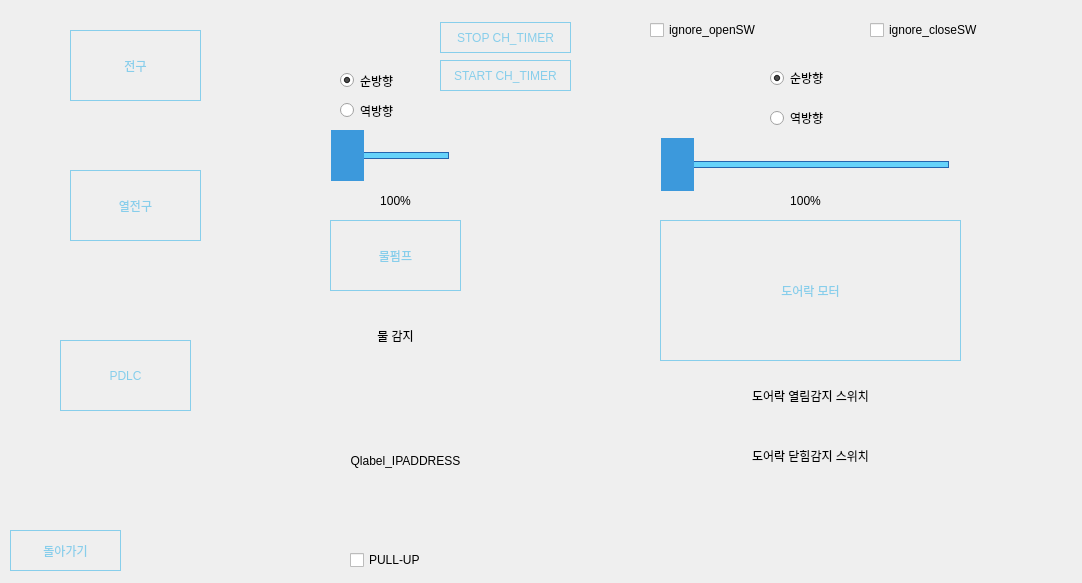
<?xml version="1.0" encoding="UTF-8"?>
<ui version="4.0">
 <class>ControlPanel</class>
 <widget class="QWidget" name="ControlPanel">
  <property name="geometry">
   <rect>
    <x>0</x>
    <y>0</y>
    <width>1082</width>
    <height>583</height>
   </rect>
  </property>
  <property name="windowTitle">
   <string>Control Panel</string>
  </property>
  <property name="styleSheet">
   <string notr="true">QPushButton {
  border: 1px solid skyblue;
  background-color: rgba(0,0,0,0);
  color: skyblue;
  padding: 5px;
}

QPushButton:disabled{
  color: #b5d9e8;
}

QPushButton:hover{

}

QPushButton:pressed{
color:#fff;

}</string>
  </property>
  <widget class="QPushButton" name="pushButton_bulbs">
   <property name="geometry">
    <rect>
     <x>70</x>
     <y>30</y>
     <width>131</width>
     <height>71</height>
    </rect>
   </property>
   <property name="text">
    <string>전구</string>
   </property>
  </widget>
  <widget class="QPushButton" name="pushButton_hotBulbs">
   <property name="geometry">
    <rect>
     <x>70</x>
     <y>170</y>
     <width>131</width>
     <height>71</height>
    </rect>
   </property>
   <property name="text">
    <string>열전구</string>
   </property>
  </widget>
  <widget class="QPushButton" name="pushButton_PDLC">
   <property name="geometry">
    <rect>
     <x>60</x>
     <y>340</y>
     <width>131</width>
     <height>71</height>
    </rect>
   </property>
   <property name="text">
    <string>PDLC</string>
   </property>
  </widget>
  <widget class="QPushButton" name="pushButton_waterPump">
   <property name="geometry">
    <rect>
     <x>330</x>
     <y>220</y>
     <width>131</width>
     <height>71</height>
    </rect>
   </property>
   <property name="text">
    <string>물펌프</string>
   </property>
  </widget>
  <widget class="QPushButton" name="pushButton_doorMotor">
   <property name="geometry">
    <rect>
     <x>660</x>
     <y>220</y>
     <width>301</width>
     <height>141</height>
    </rect>
   </property>
   <property name="text">
    <string>도어락 모터</string>
   </property>
  </widget>
  <widget class="QSlider" name="horizontalSlider_doorLock">
   <property name="geometry">
    <rect>
     <x>660</x>
     <y>130</y>
     <width>301</width>
     <height>68</height>
    </rect>
   </property>
   <property name="styleSheet">
    <string notr="true">.QSlider::groove:horizontal {
    border: 1px solid #2565AE;
    background: #66D3FA;
    height: 5px;
    margin: 0 12px;
}

.QSlider::handle:horizontal {
    background: #3C99DC;
    border: 5px solid #3C99DC;
    width: 23px;
    height: 100px;
    margin: -24px -12px;
}</string>
   </property>
   <property name="maximum">
    <number>100</number>
   </property>
   <property name="orientation">
    <enum>Qt::Horizontal</enum>
   </property>
  </widget>
  <widget class="QLabel" name="doorLock_OpenSW">
   <property name="geometry">
    <rect>
     <x>660</x>
     <y>370</y>
     <width>301</width>
     <height>51</height>
    </rect>
   </property>
   <property name="text">
    <string>도어락 열림감지 스위치</string>
   </property>
   <property name="alignment">
    <set>Qt::AlignCenter</set>
   </property>
  </widget>
  <widget class="QLabel" name="doorLock_closeSW">
   <property name="geometry">
    <rect>
     <x>660</x>
     <y>430</y>
     <width>301</width>
     <height>51</height>
    </rect>
   </property>
   <property name="text">
    <string>도어락 닫힘감지 스위치</string>
   </property>
   <property name="alignment">
    <set>Qt::AlignCenter</set>
   </property>
  </widget>
  <widget class="QSlider" name="horizontalSlider_waterPumpSlider">
   <property name="geometry">
    <rect>
     <x>330</x>
     <y>130</y>
     <width>131</width>
     <height>51</height>
    </rect>
   </property>
   <property name="styleSheet">
    <string notr="true">.QSlider::groove:horizontal {
    border: 1px solid #2565AE;
    background: #66D3FA;
    height: 5px;
    margin: 0 12px;
}

.QSlider::handle:horizontal {
    background: #3C99DC;
    border: 5px solid #3C99DC;
    width: 23px;
    height: 100px;
    margin: -24px -12px;
}</string>
   </property>
   <property name="maximum">
    <number>100</number>
   </property>
   <property name="orientation">
    <enum>Qt::Horizontal</enum>
   </property>
  </widget>
  <widget class="QLabel" name="Qlabel_IPADDRESS">
   <property name="geometry">
    <rect>
     <x>220</x>
     <y>380</y>
     <width>371</width>
     <height>161</height>
    </rect>
   </property>
   <property name="text">
    <string>Qlabel_IPADDRESS</string>
   </property>
   <property name="alignment">
    <set>Qt::AlignCenter</set>
   </property>
  </widget>
  <widget class="QRadioButton" name="radioButton">
   <property name="geometry">
    <rect>
     <x>340</x>
     <y>70</y>
     <width>90</width>
     <height>21</height>
    </rect>
   </property>
   <property name="text">
    <string>순방향</string>
   </property>
   <property name="checked">
    <bool>true</bool>
   </property>
   <attribute name="buttonGroup">
    <string notr="true">buttonGroup</string>
   </attribute>
  </widget>
  <widget class="QRadioButton" name="radioButton_2">
   <property name="geometry">
    <rect>
     <x>340</x>
     <y>100</y>
     <width>90</width>
     <height>21</height>
    </rect>
   </property>
   <property name="text">
    <string>역방향</string>
   </property>
   <attribute name="buttonGroup">
    <string notr="true">buttonGroup</string>
   </attribute>
  </widget>
  <widget class="QRadioButton" name="radioButton_3">
   <property name="geometry">
    <rect>
     <x>770</x>
     <y>70</y>
     <width>90</width>
     <height>16</height>
    </rect>
   </property>
   <property name="text">
    <string>순방향</string>
   </property>
   <property name="checked">
    <bool>true</bool>
   </property>
   <attribute name="buttonGroup">
    <string notr="true">buttonGroup_2</string>
   </attribute>
  </widget>
  <widget class="QRadioButton" name="radioButton_4">
   <property name="geometry">
    <rect>
     <x>770</x>
     <y>110</y>
     <width>90</width>
     <height>16</height>
    </rect>
   </property>
   <property name="text">
    <string>역방향</string>
   </property>
   <attribute name="buttonGroup">
    <string notr="true">buttonGroup_2</string>
   </attribute>
  </widget>
  <widget class="QCheckBox" name="checkBox">
   <property name="geometry">
    <rect>
     <x>650</x>
     <y>20</y>
     <width>191</width>
     <height>20</height>
    </rect>
   </property>
   <property name="text">
    <string>ignore_openSW</string>
   </property>
  </widget>
  <widget class="QCheckBox" name="checkBox_2">
   <property name="geometry">
    <rect>
     <x>870</x>
     <y>20</y>
     <width>191</width>
     <height>20</height>
    </rect>
   </property>
   <property name="text">
    <string>ignore_closeSW</string>
   </property>
  </widget>
  <widget class="QPushButton" name="backButton">
   <property name="geometry">
    <rect>
     <x>10</x>
     <y>530</y>
     <width>111</width>
     <height>41</height>
    </rect>
   </property>
   <property name="text">
    <string>돌아가기</string>
   </property>
  </widget>
  <widget class="QPushButton" name="pushButton">
   <property name="geometry">
    <rect>
     <x>440</x>
     <y>22</y>
     <width>131</width>
     <height>31</height>
    </rect>
   </property>
   <property name="text">
    <string>STOP CH_TIMER</string>
   </property>
  </widget>
  <widget class="QPushButton" name="pushButton_2">
   <property name="geometry">
    <rect>
     <x>440</x>
     <y>60</y>
     <width>131</width>
     <height>31</height>
    </rect>
   </property>
   <property name="text">
    <string>START CH_TIMER</string>
   </property>
  </widget>
  <widget class="QLabel" name="slider_waterPump">
   <property name="geometry">
    <rect>
     <x>360</x>
     <y>190</y>
     <width>71</width>
     <height>21</height>
    </rect>
   </property>
   <property name="text">
    <string>100%</string>
   </property>
   <property name="alignment">
    <set>Qt::AlignCenter</set>
   </property>
  </widget>
  <widget class="QLabel" name="slider_doorLockMotor">
   <property name="geometry">
    <rect>
     <x>770</x>
     <y>190</y>
     <width>71</width>
     <height>21</height>
    </rect>
   </property>
   <property name="text">
    <string>100%</string>
   </property>
   <property name="alignment">
    <set>Qt::AlignCenter</set>
   </property>
  </widget>
  <widget class="QLabel" name="isWaterValid">
   <property name="geometry">
    <rect>
     <x>330</x>
     <y>310</y>
     <width>131</width>
     <height>51</height>
    </rect>
   </property>
   <property name="text">
    <string>물 감지</string>
   </property>
   <property name="alignment">
    <set>Qt::AlignCenter</set>
   </property>
  </widget>
  <widget class="QCheckBox" name="checkBox_pullUp">
   <property name="geometry">
    <rect>
     <x>350</x>
     <y>550</y>
     <width>191</width>
     <height>20</height>
    </rect>
   </property>
   <property name="text">
    <string>PULL-UP</string>
   </property>
  </widget>
 </widget>
 <resources/>
 <connections/>
 <buttongroups>
  <buttongroup name="buttonGroup_2"/>
  <buttongroup name="buttonGroup"/>
 </buttongroups>
</ui>
